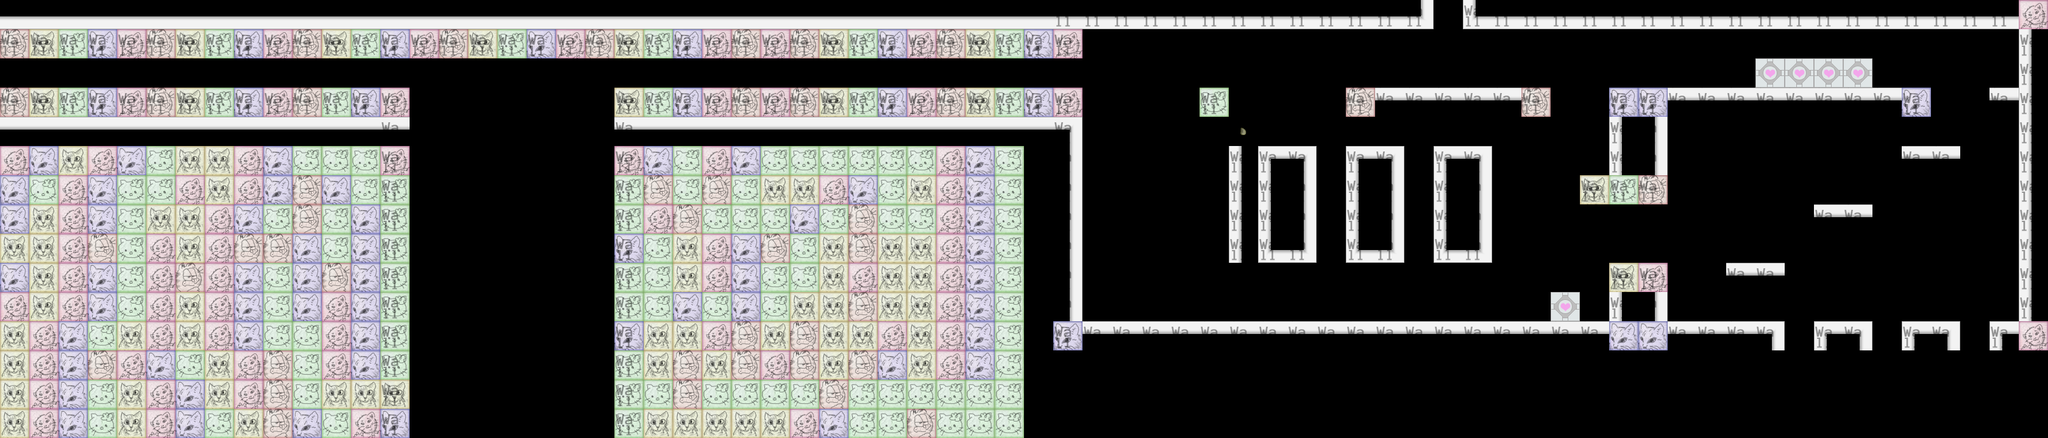

This game map was drawn from its Tiled (.tmx) file and the tilesets committed beside it. A one-line description and the trimmed map source follow:
An orthogonal 70x15 tile map with 48x48 px tiles, 2 tile layers (Tiles, Objects), 2 tilesets and 5 objects.

<map version="1.0" orientation="orthogonal" width="70" height="15" tilewidth="48" tileheight="48">
 <tileset firstgid="1" name="objects" tilewidth="48" tileheight="48">
  <image source="img/tiles/objects.png" width="192" height="192" />
  <tile id="0">
   <properties>
    <property name="components" value="Player" />
    <property name="object" value="" />
   </properties>
  </tile>
  <tile id="1">
   <properties>
    <property name="components" value="Finish" />
    <property name="object" value="" />
   </properties>
  </tile>
  <tile id="2">
   <properties>
    <property name="components" value="Dead" />
    <property name="object" value="" />
   </properties>
  </tile>
  <tile id="3">
   <properties>
    <property name="components" value="Wall" />
    <property name="object" value="" />
   </properties>
  </tile>
  <tile id="4">
   <properties>
    <property name="components" value="CellNormal" />
   </properties>
  </tile>
  <tile id="5">
   <properties>
    <property name="components" value="CellJump" />
    <property name="object" value="" />
   </properties>
  </tile>
  <tile id="8">
   <properties>
    <property name="components" value="CellNormal" />
    <property name="object" value="" />
   </properties>
  </tile>
  <tile id="15">
   <properties>
    <property name="components" value="CellCompanion" />
    <property name="object" value="" />
   </properties>
  </tile>
 </tileset>
 <tileset firstgid="17" name="kittens" tilewidth="48" tileheight="48">
  <image source="img/tiles/kittens.png" width="192" height="192" />
  <tile id="5">
   <properties>
    <property name="components" value="Finish" />
   </properties>
  </tile>
  <tile id="6">
   <properties>
    <property name="components" value="Finish" />
   </properties>
  </tile>
 </tileset>
 <layer name="Tiles" width="70" height="15">
  <data>[1050 cells, 564 non-empty, 15 distinct tile ids]</data>
 </layer>
 <layer name="Objects" width="70" height="15" opacity="0.4">
  <data>[1050 cells, 250 non-empty, 4 distinct tile ids]</data>
 </layer>
 <objectgroup name="Calque d'objets 1" width="70" height="15">
  <object x="2099" y="85" width="357" height="77">
   <properties>
    <property name="components" value="IngameMessage" />
    <property name="delayms" value="6000" />
    <property name="text" value="Baroque 8-bit &amp; kittens for everyone!" />
   </properties>
  </object>
  <object x="2723" y="52" width="494" height="142">
   <properties>
    <property name="components" value="IngameMessage" />
    <property name="text" value="-Yo!   -Hey wassup!  -Party!" />
   </properties>
  </object>
  <object x="861" y="131" width="352" height="138">
   <properties>
    <property name="components" value="IngameMessage" />
    <property name="text" value="kthxbai" />
   </properties>
  </object>
  <object x="2318" y="317" width="341" height="243">
   <properties>
    <property name="components" value="IngameMessage" />
    <property name="delayms" value="5000" />
    <property name="text" value="Hi! I'm a Weighted Companion" />
   </properties>
  </object>
  <object x="2327" y="370" width="323" height="175">
   <properties>
    <property name="components" value="IngameMessage" />
    <property name="delayms" value="5000" />
    <property name="text" value="cube, and I can talk!" />
   </properties>
  </object>
 </objectgroup>
</map>
